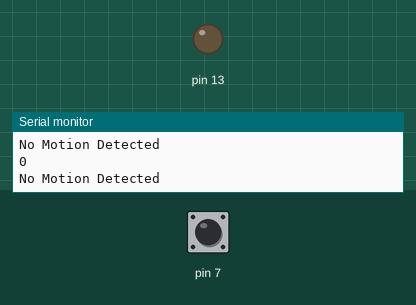
The sketch below on a simulated Arduino Uno, built with avr-gcc and run on an emulated ATmega328P. Shown: output pins drawn as LEDs (lit = HIGH), the last lines printed to the serial monitor. Dashed ring = blinking. Inputs (shaded band) come from the test bench; at power-on: pin 7 LOW.

Above: at 1.2 s.
1.3 s: pin 7 driven HIGH
At 1.7 s:
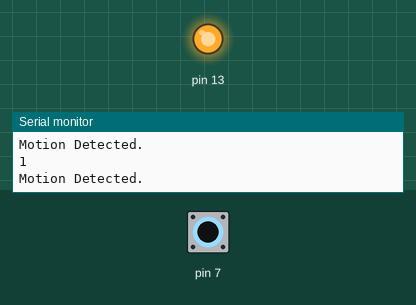
2.8 s: pin 7 driven LOW
At 3.6 s:
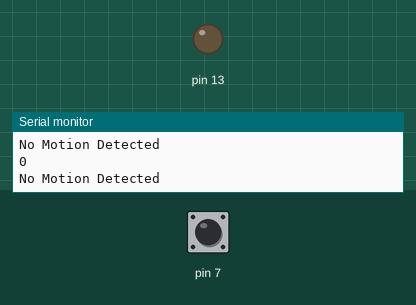
5.8 s: pin 7 pulsed HIGH 5 times (0.12 s each, 0.3 s apart)
At 6.17 s:
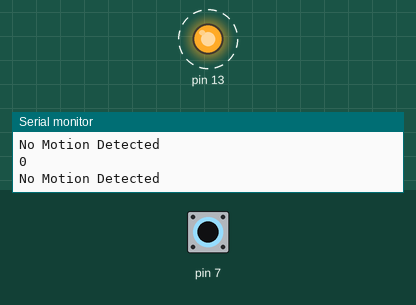
Timing chart, 0 to 8.8 s (numbered marks = the images above; inputs shaded):
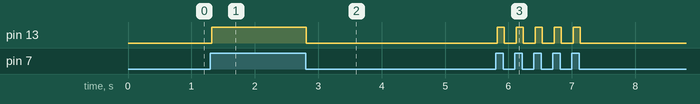

Measured:
- after the input at 1.3 s, pin 13: LOW → HIGH at once
- after the input at 2.8 s, pin 13: HIGH → LOW at once
- after the input at 5.8 s, pin 13: alternates HIGH for 0.11 s and LOW for 0.19 s, 10 changes in all, then stays LOW, starting at once

The sketch:

code_file.ino
```cpp
int motionDetected = LOW;
void setup()
{
  pinMode(13,OUTPUT);
  pinMode(7,INPUT);
  Serial.begin(9600);
}
void loop()
{
  int value;
  value = digitalRead(7);
  Serial.println(value);
  if(value == HIGH)
  {
    motionDetected = HIGH;
    digitalWrite(13,HIGH);
    Serial.println("Motion Detected.");
  }
  else
  {
    motionDetected = LOW;
    digitalWrite(13,LOW);
    Serial.println("No Motion Detected");
  }
}
```
